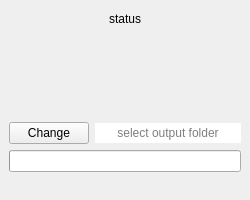
<?xml version="1.0" encoding="UTF-8"?>
<ui version="4.0">
 <class>MainWindow</class>
 <widget class="QMainWindow" name="MainWindow">
  <property name="geometry">
   <rect>
    <x>0</x>
    <y>0</y>
    <width>250</width>
    <height>200</height>
   </rect>
  </property>
  <property name="minimumSize">
   <size>
    <width>250</width>
    <height>200</height>
   </size>
  </property>
  <property name="maximumSize">
   <size>
    <width>250</width>
    <height>200</height>
   </size>
  </property>
  <property name="windowTitle">
   <string>Blackbox fetch</string>
  </property>
  <widget class="QWidget" name="centralwidget">
   <layout class="QVBoxLayout" name="verticalLayout_2">
    <item>
     <layout class="QVBoxLayout" name="verticalLayout">
      <property name="spacing">
       <number>6</number>
      </property>
      <item>
       <layout class="QHBoxLayout" name="horizontalLayout">
        <item>
         <spacer name="horizontalSpacer">
          <property name="orientation">
           <enum>Qt::Horizontal</enum>
          </property>
          <property name="sizeHint" stdset="0">
           <size>
            <width>40</width>
            <height>20</height>
           </size>
          </property>
         </spacer>
        </item>
        <item>
         <widget class="QLabel" name="status_label">
          <property name="text">
           <string>status</string>
          </property>
          <property name="scaledContents">
           <bool>false</bool>
          </property>
          <property name="wordWrap">
           <bool>true</bool>
          </property>
         </widget>
        </item>
        <item>
         <spacer name="horizontalSpacer_2">
          <property name="orientation">
           <enum>Qt::Horizontal</enum>
          </property>
          <property name="sizeHint" stdset="0">
           <size>
            <width>40</width>
            <height>20</height>
           </size>
          </property>
         </spacer>
        </item>
       </layout>
      </item>
      <item>
       <spacer name="verticalSpacer">
        <property name="orientation">
         <enum>Qt::Vertical</enum>
        </property>
        <property name="sizeHint" stdset="0">
         <size>
          <width>20</width>
          <height>40</height>
         </size>
        </property>
       </spacer>
      </item>
      <item>
       <layout class="QHBoxLayout" name="horizontalLayout_2">
        <item>
         <widget class="QPushButton" name="output_folder_button">
          <property name="text">
           <string>Change</string>
          </property>
         </widget>
        </item>
        <item>
         <widget class="QLineEdit" name="output_folder_edit">
          <property name="inputMask">
           <string/>
          </property>
          <property name="frame">
           <bool>false</bool>
          </property>
          <property name="alignment">
           <set>Qt::AlignCenter</set>
          </property>
          <property name="readOnly">
           <bool>true</bool>
          </property>
          <property name="placeholderText">
           <string>select output folder</string>
          </property>
         </widget>
        </item>
       </layout>
      </item>
      <item>
       <widget class="QProgressBar" name="progressBar">
        <property name="maximum">
         <number>100</number>
        </property>
        <property name="value">
         <number>0</number>
        </property>
        <property name="textVisible">
         <bool>false</bool>
        </property>
        <property name="invertedAppearance">
         <bool>false</bool>
        </property>
       </widget>
      </item>
     </layout>
    </item>
   </layout>
  </widget>
  <widget class="QStatusBar" name="log_bar">
   <property name="sizeGripEnabled">
    <bool>false</bool>
   </property>
  </widget>
 </widget>
 <resources/>
 <connections/>
</ui>
